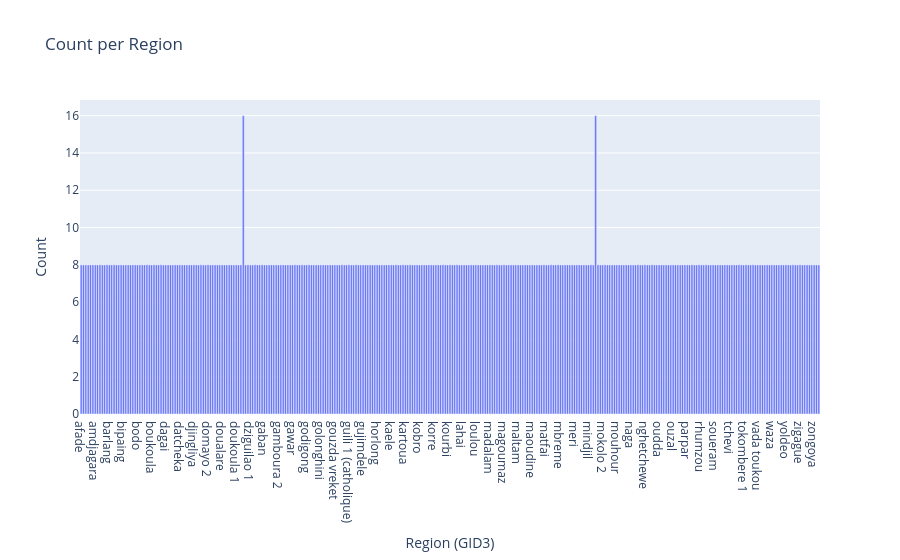

The notebook cell this image was saved under:
### Code cell
fig = px.bar(month_mean_unit_counts_df, x='GID3', y='count', title='Count per Region')
fig.update_layout(xaxis_title='Region (GID3)', yaxis_title='Count')
fig.show()

### Figure 1 — Plotly figure (JSON) as saved in the notebook; plotly's stock layout.template omitted (floating-point values rounded to 4 significant figures; data arrays with more than 128 entries replaced by an {"elided": "..."} marker saying what was removed)
{"data": [{"alignmentgroup": "True", "hovertemplate": "GID3=%{x}<br>count=%{y}<extra></extra>", "legendgroup": "", "marker": {"color": "#636efa", "pattern": {"shape": ""}}, "name": "", "offsetgroup": "", "orientation": "v", "showlegend": false, "textposition": "auto", "type": "bar", "x": {"elided": "315 str values"}, "xaxis": "x", "y": {"elided": "315 int values"}, "yaxis": "y"}], "layout": {"barmode": "relative", "legend": {"tracegroupgap": 0}, "title": {"text": "Count per Region"}, "xaxis": {"anchor": "y", "domain": [0, 1], "title": {"text": "Region (GID3)"}}, "yaxis": {"anchor": "x", "domain": [0, 1], "title": {"text": "Count"}}}}
